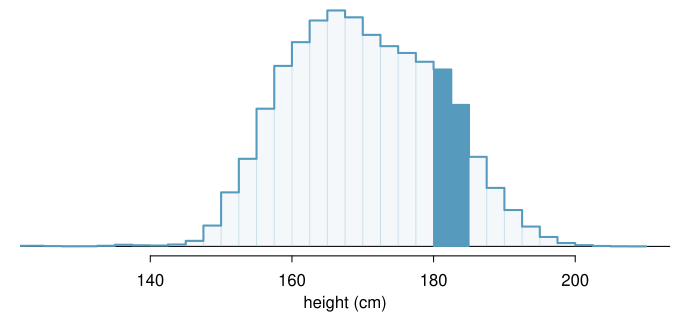

The R source for this figure:
library(openintro)
data(COL)

# _____ Load Data Set From fdicHistograms _____ #
load("../fdicHistograms/fdicHistograms.rda")

BR      <- list()
MIDS    <- br[-1] - 0.25
BR[[1]] <- seq(110, 210, 10)
BR[[2]] <- seq(115, 210, 2.5)
COUNTS  <- list()
for (i in 1:2) {
  COUNTS[[i]] <- rep(0, length(BR[[i]])-1)
  for (j in 1:(length(BR[[i]])-1)) {
    these <- apply(cbind(MIDS < BR[[i]][j + 1],
                         MIDS >= BR[[i]][j]),
                   1,
                   all)
    if (any(these)) {
      COUNTS[[i]][j] <- sum(counts[these])
    }
  }
}

histTemp <- function(
    BR, COUNTS, col = fadeColor(COL[1], "10"),
    border = COL[1,4], probability = FALSE,
    xlab = '', ylab = NULL,
    xlim = NULL, ylim = NULL,
    ...) {
  br <- BR
  h  <- COUNTS
  if (probability) {
    h <- h / sum(h) / diff(br)
  }
  if (is.null(ylab)) {
    ylab <- 'frequency'
    if (probability) {
      ylab <- 'probability'
    }
  }
  if (is.null(xlim)[1]) {
    xR <- range(br)
    xlim <- xR + c(-0.05, 0.05) * diff(xR)
  }
  if (is.null(ylim)[1]) {
    ylim <- range(c(0,h))
  }
  plot(-1, -1,
       xlab = xlab,
       ylab = ylab,
       xlim = xlim,
       ylim = ylim,
       type = 'n',
       ...)
  abline(h = 0)
  lines(c(br[1], br[1]), c(0, h[1]), col = border)
  for (i in 1:length(h)) {
    if (i > 1) {
      if (h[i] > h[i - 1]) {
        lines(rep(br[i], 2), h[c(i - 1, i)], col = border)
      }
    }
    lines(br[i + 0:1], rep(h[i], 2), col = border)
    lines(rep(br[i + 1], 2), c(0, h[i]), col = border)
    rect(br[i], 0, br[i + 1], h[i],
         col = col,
         border = '#00000000')
  }
}


myPDF('usHeightsHist180185.pdf', 6.9, 3.1625,
      mar = c(3, 1, 0.1, 1),
      mgp = c(1.8, 0.7, 0))
histTemp(BR[[2]],
         COUNTS[[2]],
         xlim = c(125, 210),
         axes = FALSE,
         xlab = 'height (cm)',
         probability = FALSE)
lines(BR[[i]],
      c(COUNTS[[i]], 0),
      type = 's',
      col = COL[1],
      lwd = 2)
axis(1)
rect(BR[[2]][27], 0,
     BR[[2]][28], COUNTS[[2]][27],
     col = COL[1],
     border = COL[1])
rect(BR[[2]][28], 0,
     BR[[2]][29], COUNTS[[2]][28],
     col = COL[1],
     border = COL[1])
dev.off()
